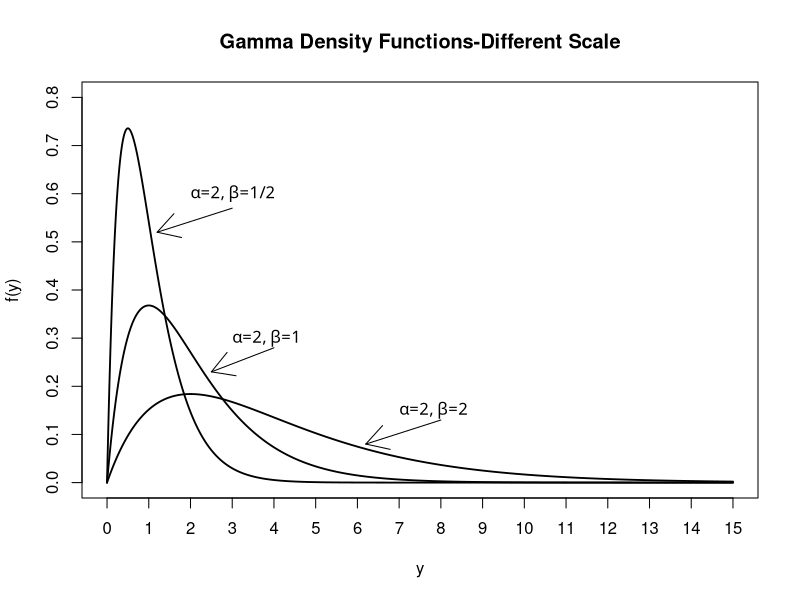
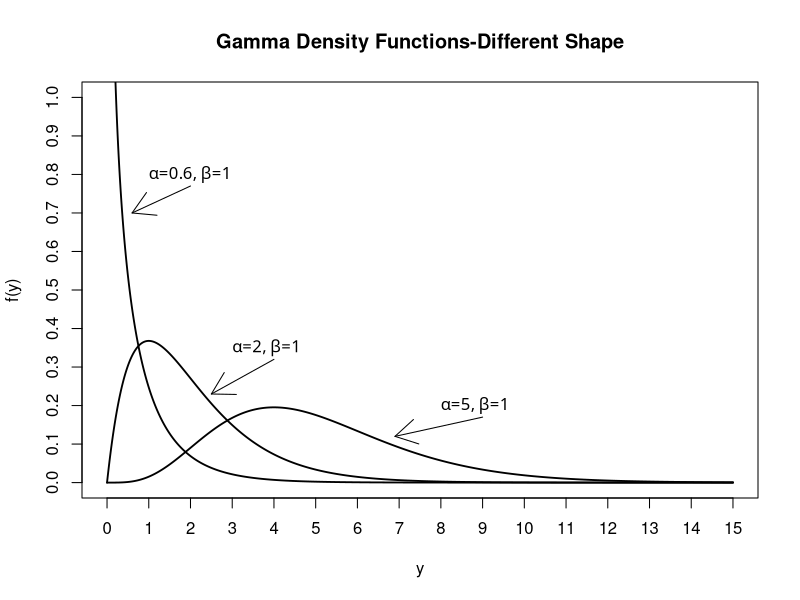

The R script that drew these images, in order:
y = seq(0,15,.001)
D1 = dgamma(y,2,2)
D2 = dgamma(y,2,1)
D3 = dgamma(y,2,1/2)
G1 = cbind(D1,D2,D3)
D4 = dgamma(y,.6,1)
D5 = dgamma(y,2,1)
D6 = dgamma(y,5,1)
G2 = cbind(D4,D5,D6)
#postscript("u:/meth1/psfiles/gammapdf.ps",height=7,horizontal=FALSE)          

matplot(y,G1,type="l",ylab="f(y)", xlab="y",lab=c(15,10,7),col="black",lwd=1.8,lty="solid",
ylim=c(0,.8))
title("Gamma Density Functions-Different Scale")
par(font=5)

text(2,.6,"a=2, b=1/2",adj=0)
arrows(3,.57,1.2,.52)

text(3,.3,"a=2, b=1",adj=0)
arrows(4,.28,2.5,.23)

text(7,.15,"a=2, b=2",adj=0)
arrows(8,.13,6.2,.08)
#postscript("u:/meth1/psfiles/gamma2pdf.ps",height=7,horizontal=FALSE)          


matplot(y,G2,type="l",ylab="f(y)", xlab="y",lab=c(15,10,7),col="black",lwd=1.8,lty="solid",
ylim=c(0,1.0))
title("Gamma Density Functions-Different Shape")
par(font=5)

text(1,.8,"a=0.6, b=1",adj=0)
arrows(2,.77,0.6,.70)

text(3,.35,"a=2, b=1",adj=0)
arrows(4,.32,2.5,.23)

text(8,.20,"a=5, b=1",adj=0)
arrows(9,.17,6.9,.12)


#graphics.off()
